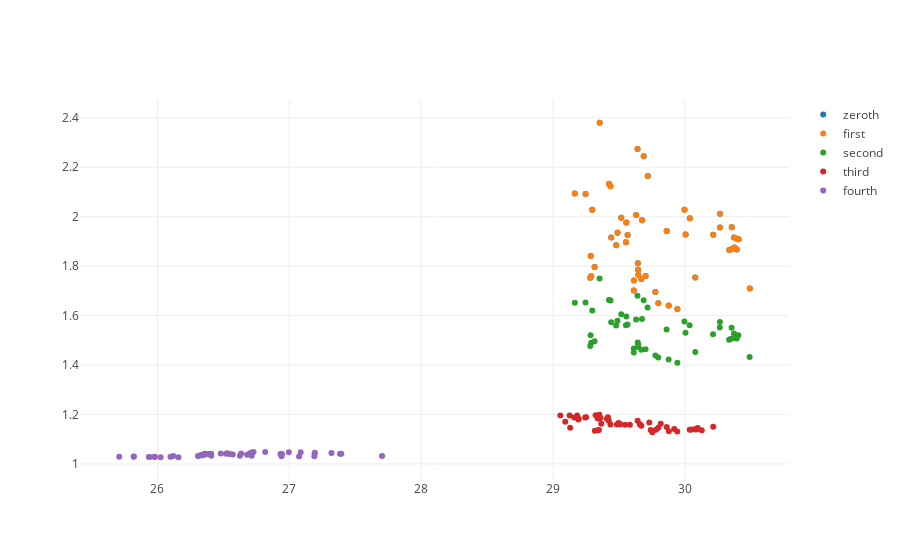

The notebook cell saved with this chart:
### Code cell
#SCATTERED PLOT OF ALL POINTS

import plotly
import plotly.graph_objs as go

plotly.offline.init_notebook_mode(connected=True)

import numpy as np
import json

with open('/home/rakshith/Desktop/CHAOSCT/adver/arch1_waac.json') as json_file:  
    data = json.load(json_file)
    psnr,bpp=[],[]
    
    
    for p in data:
        psnr.append(p['psnr'])
        bpp.append((16/p['bpp']))
        
        
    print(psnr)
    print(bpp)


trace0 = go.Scatter(
    x = psnr[0],
    y = bpp[0],
    mode = 'markers',
    name = 'zeroth'

)

trace1 = go.Scatter(
    x = psnr[1],
    y = bpp[1],
    mode = 'markers',
    name = 'first'

)
trace2 = go.Scatter(
    x = psnr[2],
    y = bpp[2],
    mode = 'markers',
    name = 'second'

)
trace3 = go.Scatter(
    x = psnr[3],
    y = bpp[3],
    mode = 'markers',
    name = 'third'

)
trace4 = go.Scatter(
    x = psnr[4],
    y = bpp[4],
    mode = 'markers',
    name = 'fourth'

)



data = [trace0,trace1,trace2,trace3,trace4]
plotly.offline.iplot(data, filename='scatter-mode')
